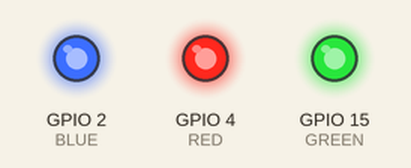
Bench run of a sketch on a simulated ESP32. Shown: output pins drawn as LEDs (lit = HIGH). What the sketch prints to the serial monitor is not drawn.

Above: at 0.05 s.
At 2.75 s:
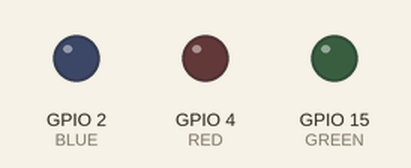
Timing chart, 0 to 3.0 s (numbered marks = the images above):
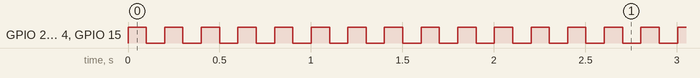

The sketch:

freertosbasic.ino
```cpp
#define GREEN  15
#define RED    4
#define BLUE   2


void setup() {
  Serial.begin(112500);
  xTaskCreate(greenLedControlTask,
               "GREEN LED TASK",
               1000,
               NULL,
               1,
               NULL);
  xTaskCreatePinnedToCore(redLedControlTask,
               "RED LED TASK",
               1000,
               NULL,
               1,
               NULL,
               1);

  xTaskCreate(blueLedControlTask,
              "BLUE LED TASK",
              1000,
              NULL,
              3,
              NULL);


}

void greenLedControlTask(void *pvparameters)
{
  pinMode(GREEN,OUTPUT);

  while(1)
  {
   digitalWrite(GREEN,digitalRead(GREEN)^1);
   Serial.println("This is GREEN");
   Serial.println(xPortGetCoreID());
   delay(100);
  }

}

void redLedControlTask(void *pvparameters)
{
  pinMode(RED,OUTPUT);
  while(1)
  {
    digitalWrite(RED,digitalRead(RED)^1);
    Serial.println("This is RED");
    Serial.println(xPortGetCoreID());
    delay(100);
  }

}

void blueLedControlTask(void *pvparameters)
{
  pinMode(BLUE,OUTPUT);
  while(1)
  {
    digitalWrite(BLUE,digitalRead(BLUE)^1);
    Serial.println("This is BLUE");
     delay(100);
  }

}

void loop()
{}
```

Measured:
- by itself, GPIO 2 (BLUE), GPIO 4 (RED), GPIO 15 (GREEN): alternates HIGH for 0.10 s and LOW for 0.10 s
